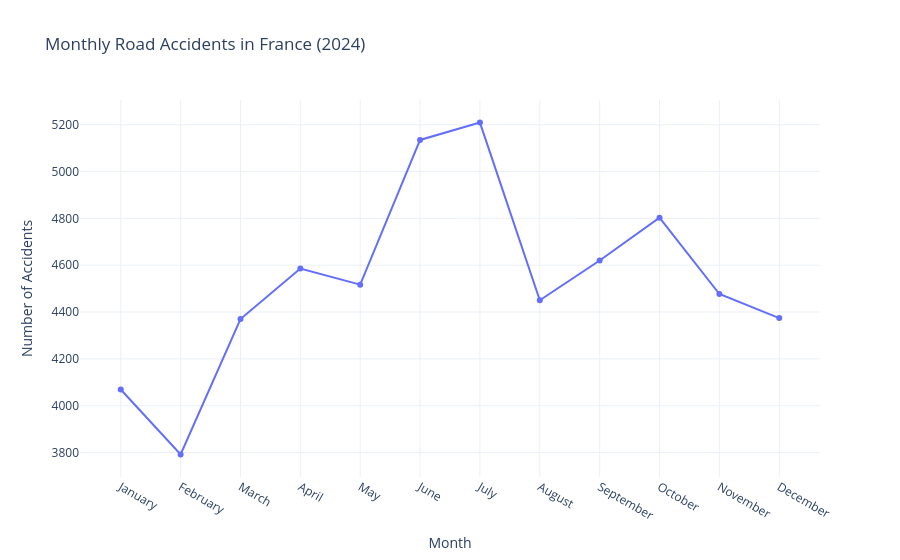

The cell this chart's notebook holds for it:
### Markdown cell above
### Visualisation Map

### Code cell
import calendar

monthly_accidents["Month_Name"] = monthly_accidents["Month"].apply(
    lambda x: calendar.month_name[x]
)

fig = px.line(
    monthly_accidents,
    x="Month_Name",
    y="Accidents",
    markers=True,
    title="Monthly Road Accidents in France (2024)",
    labels={
        "Month_Name": "Month",
        "Accidents": "Number of Accidents"
    },
    category_orders={
        "Month_Name": list(calendar.month_name)[1:]
    }
)

fig.update_layout(
    template="plotly_white",
    hovermode="x unified"
)

fig.show()

### Figure 1 — Plotly figure (JSON) as saved in the notebook; plotly's stock layout.template omitted (floating-point values rounded to 4 significant figures)
{"data": [{"hovertemplate": "Month=%{x}<br>Number of Accidents=%{y}<extra></extra>", "legendgroup": "", "line": {"color": "#636efa", "dash": "solid"}, "marker": {"symbol": "circle"}, "mode": "lines+markers", "name": "", "orientation": "v", "showlegend": false, "type": "scatter", "x": ["January", "February", "March", "April", "May", "June", "July", "August", "September", "October", "November", "December"], "xaxis": "x", "y": [4069, 3792, 4370, 4586, 4517, 5135, 5209, 4450, 4620, 4803, 4477, 4374], "yaxis": "y"}], "layout": {"hovermode": "x unified", "legend": {"tracegroupgap": 0}, "title": {"text": "Monthly Road Accidents in France (2024)"}, "xaxis": {"anchor": "y", "categoryarray": ["January", "February", "March", "April", "May", "June", "July", "August", "September", "October", "November", "December"], "categoryorder": "array", "domain": [0, 1], "title": {"text": "Month"}}, "yaxis": {"anchor": "x", "domain": [0, 1], "title": {"text": "Number of Accidents"}}}}
